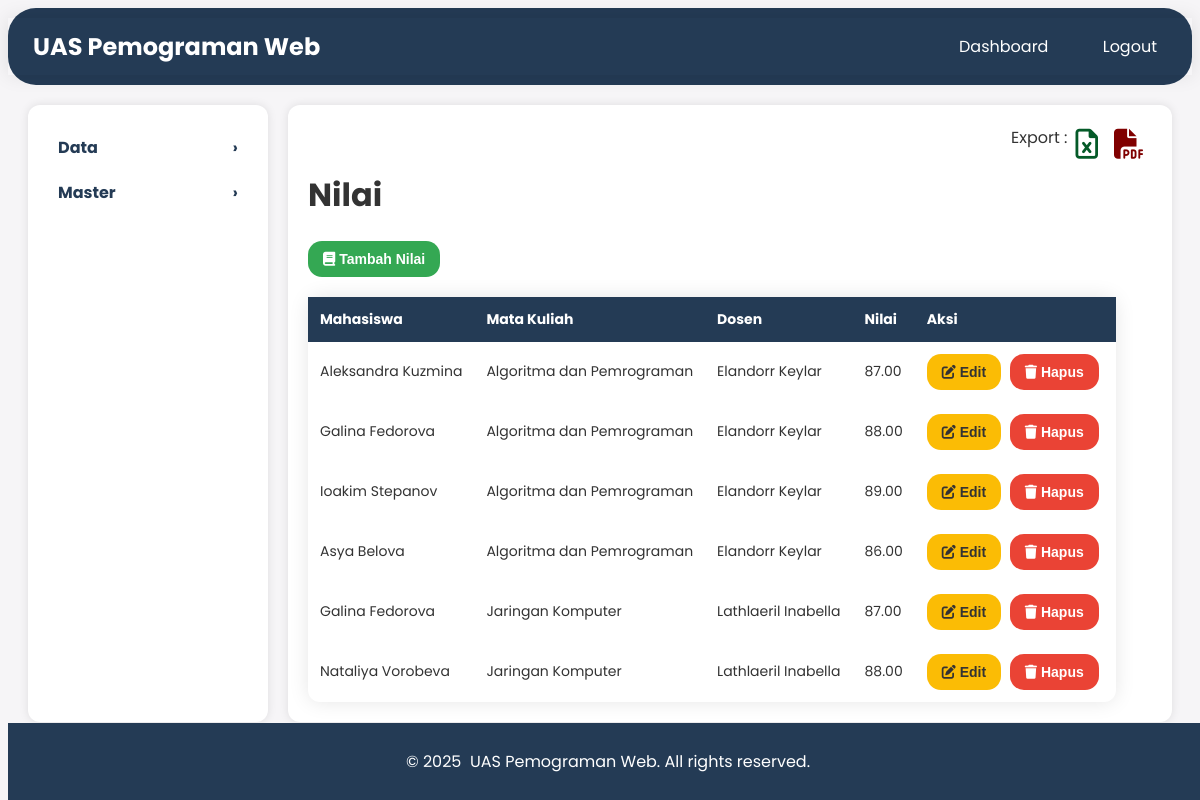
Screenshot of /view/grades.php (signed in) with the database file from the repository.
### tables this page shows
CREATE TABLE `grades` (
  `id` int NOT NULL,
  `student_id` int DEFAULT NULL,
  `subject_id` int DEFAULT NULL,
  `grade` decimal(5,2) NOT NULL
);

CREATE TABLE `students` (
  `id` int NOT NULL,
  `user_id` int DEFAULT NULL,
  `name` varchar(100) NOT NULL,
  `student_id` varchar(20) NOT NULL,
  `class_id` int DEFAULT NULL
);

CREATE TABLE `subjects` (
  `id` int NOT NULL,
  `subject_name` varchar(100) NOT NULL,
  `teacher_id` int DEFAULT NULL
);

CREATE TABLE `teachers` (
  `id` int NOT NULL,
  `name` varchar(100) NOT NULL,
  `email` varchar(100) NOT NULL
);

### view/grades.php (the view, shortened to what this page needs)
<?php
include '../lib/config.php';
$stmt = $pdo->prepare("SELECT g.*, s.name AS student_name, sub.subject_name, t.name AS teacher_name FROM grades g JOIN students s ON g.student_id = s.id JOIN subjects sub ON g.subject_id = sub.id JOIN teachers t ON sub.teacher_id = t.id");
$stmt->execute();
$grades = $stmt->fetchAll();
?>
<!DOCTYPE html>
<html lang="en">
<head>
    <link rel="stylesheet" href="../public/stylesheets/styles.css">
    <link rel="stylesheet" href="https://site-assets.fontawesome.com/releases/v6.5.1/css/all.css">
</head>
<body>
    <header>
        <nav class="navbar">
            <div class="navbar-brand"><i class="fa-duotone fa-solid fa-spider-web"></i> UAS Pemograman Web</div>
            <ul class="navbar-menu">
                <li><a href="dashboard.php"><i class="fa-solid fa-grid-horizontal"></i> Dashboard</a></li>
                <li><a href="../function/logout.php"><i class="fa-duotone fa-solid fa-arrow-up-left-from-circle"></i> Logout</a></li>
            </ul>
        </nav>
    </header>
    <div class="container">
        <aside class="sidebar">
            <ul>
                <li>
                    <a href="#" class="dropdown-toggle">Data</a>
                </li>
                <li>
                    <a href="#" class="dropdown-toggle">Master</a>
                </li>
            </ul>
        </aside>
        <main class="content">
            <div class="export">Export :
            <button id="exportExcelBtn"><i class="fa-duotone fa-regular fa-file-excel"></i></button>
            <button id="exportPdfBtn"><i class="fa-duotone fa-solid fa-file-pdf"></i></button>
            </div>
            <h1>Nilai</h1>
            <button id="addGradeBtn" class="btn"><i class="fa-sharp-duotone fa-solid fa-book"></i> Tambah Nilai</button>
            <table>
                <thead>
                    <tr>
                        <th>Mahasiswa</th>
                        <th>Mata Kuliah</th>
                        <th>Dosen</th>
                        <th>Nilai</th>
                        <th>Aksi</th>
                    </tr>
                </thead>
                <tbody>
                    <?php foreach ($grades as $grade): ?>
                        <tr>
                            <td><?php echo htmlspecialchars($grade['student_name']); ?></td>
                            <td><?php echo htmlspecialchars($grade['subject_name']); ?></td>
                            <td><?php echo htmlspecialchars($grade['teacher_name']); ?></td>
                            <td><?php echo htmlspecialchars($grade['grade']); ?></td>
                            <td>
                                <button class="btn editBtn" data-id="<?php echo $grade['id']; ?>"><i class="fa-duotone fa-solid fa-pen-to-square"></i> Edit</button>
                                <button class="btn deleteBtn" data-id="<?php echo $grade['id']; ?>"><i class="fa-duotone fa-solid fa-trash"></i> Hapus</button>
                            </td>
                        </tr>
                    <?php endforeach; ?>
                </tbody>
            </table>
        </main>
    </div>
    <footer>
        <p>&copy; 2025 <i class="fa-duotone fa-solid fa-spider-web"></i> UAS Pemograman Web. All rights reserved.</p>
    </footer>
</body>
</html>

### public/stylesheets/styles.css (style rules this page uses)
:root { --linear-grad: linear-gradient(to right, #141E30, #243B55); --grad-clr1: #141E30; --grad-clr2: #243B55; }
body { font-family: 'Poppins', sans-serif; background-color: #f6f5f7; color: #333; }
header { background-color: #243B55; color: #fff; padding: 10px 0; border-radius: 28px; }
.navbar { display: flex; justify-content: space-between; align-items: center; padding: 0 20px; position: sticky; box-shadow: 0 0 20px rgba(0, 0, 0, 0.1); top: 0; z-index: 1; }
.navbar-menu { list-style: none; display: flex; gap: 20px; transition: background-color 0.3s ease; }
.container { display: flex; margin: 20px; border-radius: 12px; width: auto !important; }
.sidebar { width: 200px; background-color: #fff; padding: 20px; box-shadow: 0 0 10px rgba(0, 0, 0, 0.1); border-radius: 12px; }
.sidebar ul { list-style: none; padding: 0; margin: 0; overflow-y: auto; overflow-x: hidden; transition: background-color 0.3s ease; }
.content { flex: 1; padding: 20px; background-color: #fff; margin-left: 20px; box-shadow: 0 0 10px rgba(0, 0, 0, 0.1); border-radius: 12px; }
footer { background-color: #243B55; color: #fff; text-align: center; padding: 10px 0; position: fixed; width: 100%; bottom: 0; }
table { width: auto !important; border-collapse: collapse; margin-top: 20px; border-radius: 12px; box-shadow: 0 0 20px rgba(0, 0, 0, 0.1); transition: background-color 0.3s ease; border-radius: 12px; }
table, th, td { text-align: left; font-size: 14px; transition: background-color 0.3s ease; }
th, td { padding: 12px; text-align: left; }
th { background-color: #243B55; color: #fff; }
.btn { background-color: #243B55; color: #fff; border: transparent; }
#exportExcelBtn { background-color: #fff; color: #045a28; border-radius: 50%; border-color: transparent; cursor: pointer; font-size: 30px; transition: transform 0.3s ease-in-out; }
#exportPdfBtn { background-color: #fff; color: maroon; border-radius: 50%; border-color: transparent; cursor: pointer; font-size: 30px; transition: transform 0.3s ease-in-out; }
.export { margin-top: 0 px; margin-bottom: -15px; display: flex; justify-content: flex-end; }

### rows the page displays
grades: student.name "Aleksandra Kuzmina", subject.subject_name "Algoritma dan Pemrograman", teachers.name "Elandorr Keylar", grade "87.00"
grades: student.name "Galina Fedorova", subject.subject_name "Algoritma dan Pemrograman", teachers.name "Elandorr Keylar", grade "88.00"
grades: student.name "Ioakim Stepanov", subject.subject_name "Algoritma dan Pemrograman", teachers.name "Elandorr Keylar", grade "89.00"
grades: student.name "Asya Belova", subject.subject_name "Algoritma dan Pemrograman", teachers.name "Elandorr Keylar", grade "86.00"
grades: student.name "Galina Fedorova", subject.subject_name "Jaringan Komputer", teachers.name "Lathlaeril Inabella", grade "87.00"
grades: student.name "Nataliya Vorobeva", subject.subject_name "Jaringan Komputer", teachers.name "Lathlaeril Inabella", grade "88.00"
